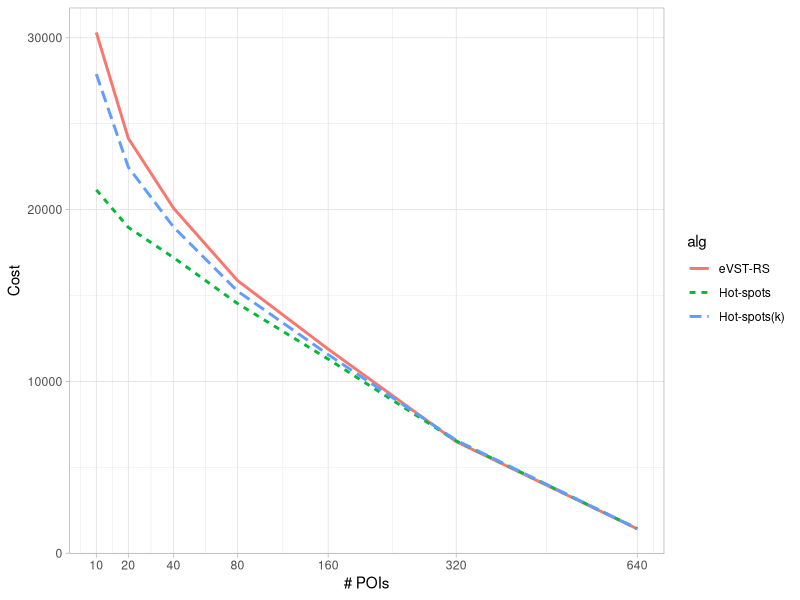
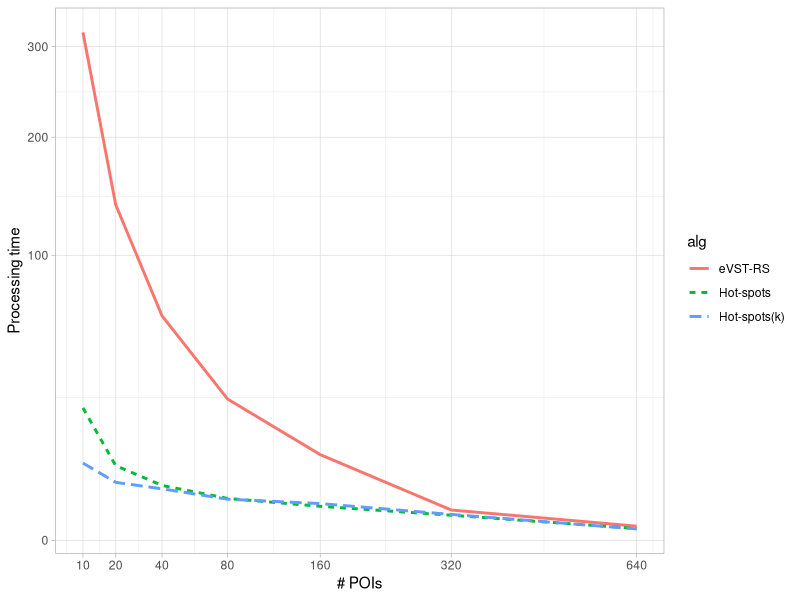
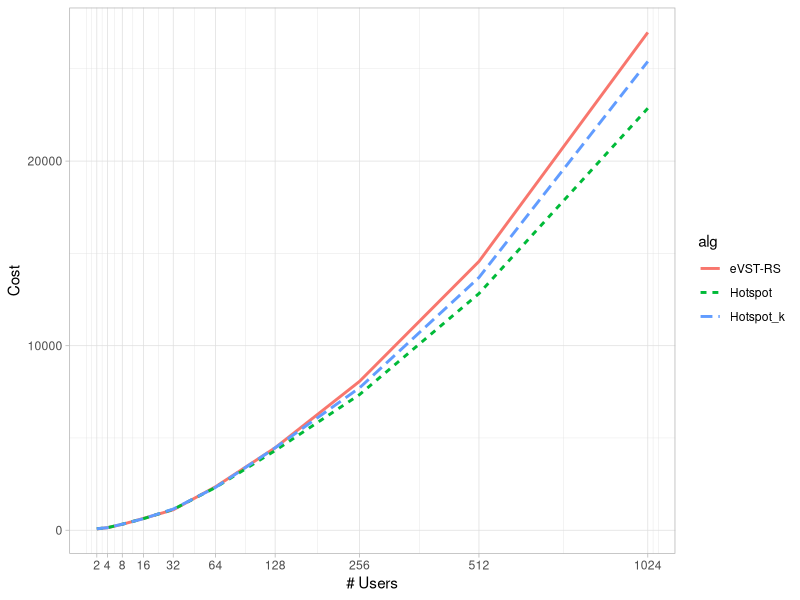
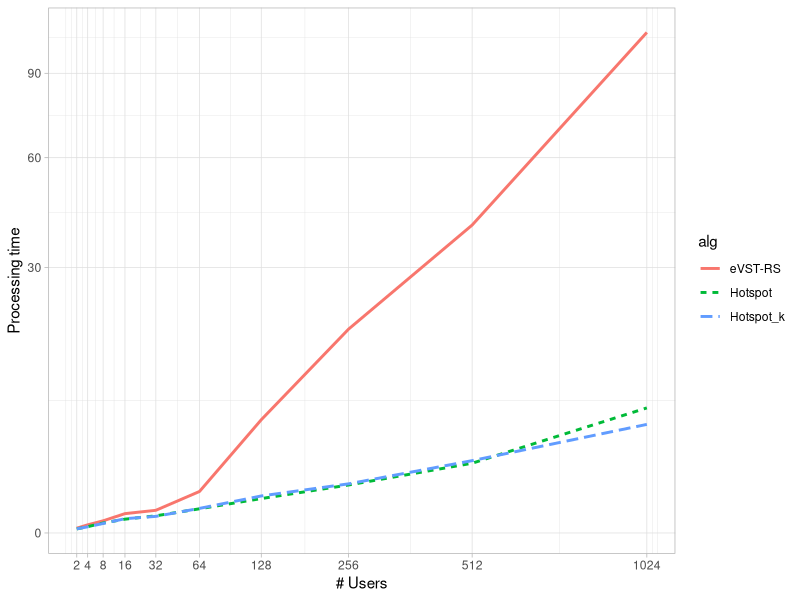
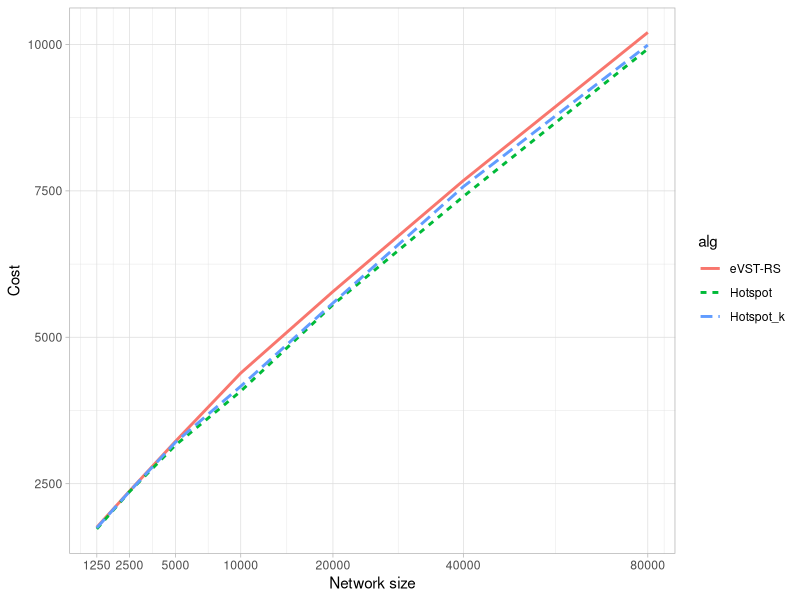
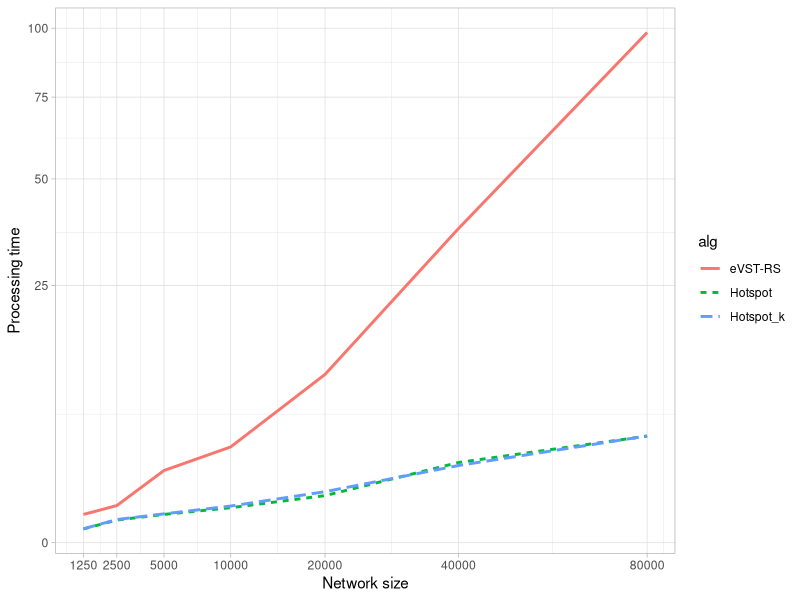

The R source for these figures, in order:
setwd("C:/Users/oscarcg/Dropbox/Education/Unimelb PhD/code/Experiments/files/")

library(ggplot2)

res_POIS_3 <- read.csv("experiments_02Apr2017_185401-POIS_3.csv", header = FALSE)
names(res_POIS_3) <- c("alg", "seed", "n_size", "hs_size", "t", "p", "samp", "e_time", "cost", "gr")

p_POIS_3 <- ggplot(res_POIS_3, aes(x=p, y=cost, colour=alg, linetype=alg))
p_POIS_3 <- p_POIS_3 + stat_summary(fun.y = "mean", geom = "smooth")
p_POIS_3 <- p_POIS_3 + scale_x_sqrt(breaks = c(10, 20, 40, 80, 160, 320, 640))
p_POIS_3 <- p_POIS_3 + theme_light()
p_POIS_3 <- p_POIS_3 + labs(x="# POIs", y="Cost")
p_POIS_3

p_POIS_3_et <- ggplot(res_POIS_3, aes(x=p, y=e_time, colour=alg, linetype=alg))
p_POIS_3_et <- p_POIS_3_et + stat_summary(fun.y = "mean", geom = "smooth")
p_POIS_3_et <- p_POIS_3_et + scale_x_sqrt(breaks = c(10, 20, 40, 80, 160, 320, 640))
p_POIS_3_et <- p_POIS_3_et + scale_y_sqrt()
p_POIS_3_et <- p_POIS_3_et + theme_light()
p_POIS_3_et <- p_POIS_3_et + labs(x="# POIs", y="Processing time")
p_POIS_3_et

res_TS_3 <- read.csv("experiments_03Apr2017_172920_TS_3.csv", header = FALSE)
names(res_TS_3) <- c("alg", "seed", "n_size", "hs_size", "t", "p", "samp", "e_time", "cost", "gr")

p_TS_3 <- ggplot(res_TS_3, aes(x=t, y=cost, colour=alg, linetype=alg))
p_TS_3 <- p_TS_3 + stat_summary(fun.y = "mean", geom = "smooth")
p_TS_3 <- p_TS_3 + scale_x_sqrt(breaks = c(2, 4, 8, 16, 32, 64, 128, 256, 512, 1024))
p_TS_3 <- p_TS_3 + theme_light()
p_TS_3 <- p_TS_3 + labs(x="# Users", y="Cost")
p_TS_3

p_TS_3_et <- ggplot(res_TS_3, aes(x=t, y=e_time, colour=alg, linetype=alg))
p_TS_3_et <- p_TS_3_et + stat_summary(fun.y = "mean", geom = "smooth")
p_TS_3_et <- p_TS_3_et + scale_x_sqrt(breaks = c(2, 4, 8, 16, 32, 64, 128, 256, 512, 1024))
p_TS_3_et <- p_TS_3_et + scale_y_sqrt()
p_TS_3_et <- p_TS_3_et + theme_light()
p_TS_3_et <- p_TS_3_et + labs(x="# Users", y="Processing time")
p_TS_3_et

res_N_3 <- read.csv("experiments_03Apr2017_155009_N_3.csv", header = FALSE)
names(res_N_3) <- c("alg", "seed", "n_size", "hs_size", "t", "p", "samp", "e_time", "cost", "gr")

p_N_3 <- ggplot(res_N_3, aes(x=n_size, y=cost, colour=alg, linetype=alg))
p_N_3 <- p_N_3 + stat_summary(fun.y = "mean", geom = "smooth")
p_N_3 <- p_N_3 + scale_x_sqrt(breaks = c(1250, 2500, 5000, 10000, 20000, 40000, 80000))
p_N_3 <- p_N_3 + theme_light()
p_N_3 <- p_N_3 + labs(x="Network size", y="Cost")
p_N_3

p_N_3_et <- ggplot(res_N_3, aes(x=n_size, y=e_time, colour=alg, linetype=alg))
p_N_3_et <- p_N_3_et + stat_summary(fun.y = "mean", geom = "smooth")
p_N_3_et <- p_N_3_et + scale_x_sqrt(breaks = c(1250, 2500, 5000, 10000, 20000, 40000, 80000))
p_N_3_et <- p_N_3_et + scale_y_sqrt()
p_N_3_et <- p_N_3_et + theme_light()
p_N_3_et <- p_N_3_et + labs(x="Network size", y="Processing time")
p_N_3_et